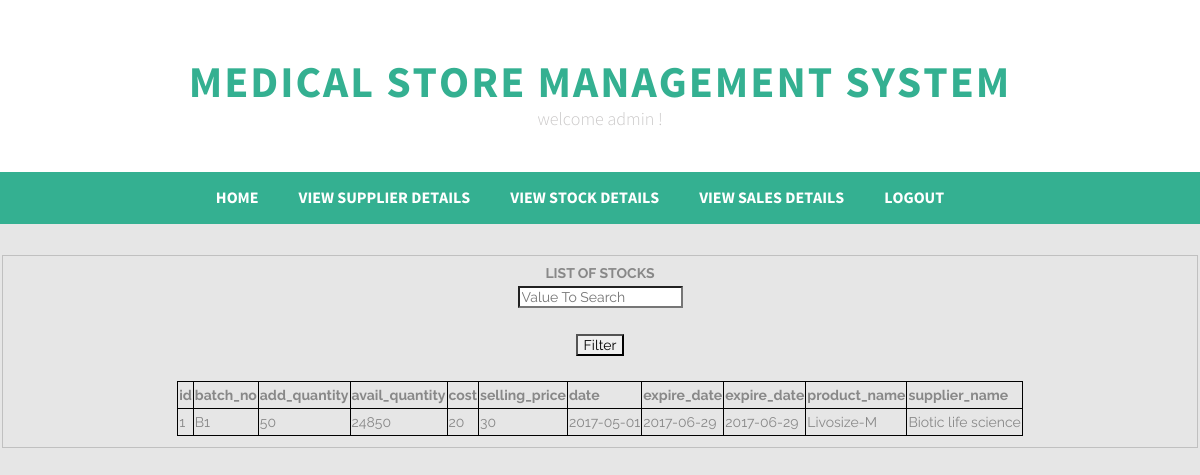
The app's page /search2.php with its own data.
### tables this page shows
CREATE TABLE IF NOT EXISTS `stock_details` (
`id` int(20) unsigned NOT NULL,
  `batch_no` varchar(20) NOT NULL,
  `add_quantity` int(20) DEFAULT NULL,
  `avail_quantity` int(20) NOT NULL,
  `cost` int(20) NOT NULL,
  `selling_price` int(20) NOT NULL,
  `date` date NOT NULL,
  `expire_date` date NOT NULL,
  `tod` varchar(20) NOT NULL,
  `product_name` varchar(20) NOT NULL,
  `supplier_name` varchar(20) NOT NULL
);

### search2.php (the view, shortened to what this page needs)
<!DOCTYPE html>
<html lang="en">
  <head>
    <link href="css/bootstrap.css" rel="stylesheet">
    <link rel="stylesheet" href="css/normalize.css">
    <link rel="stylesheet" href="css/component.css">
    <link rel="stylesheet" href="css/custom-styles.css">
    <link rel="stylesheet" href="css/font-awesome.css">
     <link rel="stylesheet" href="css/demo.css">
    <link rel="stylesheet" href="css/font-awesome-ie7.css">
  </head>
  <body>
    <div class="header-wrapper">
      <div class="site-name">
        <h1>MEDICAL STORE MANAGEMENT SYSTEM</h1>
        <h2>welcome admin !</h2>
      </div>
    </div>
    <div class="menu">
      <div class="navbar">
        <div class="container">
           <div class="navbar-collapse collapse">
            <ul class="nav navbar-nav">
              <li><a href="index1.php">Home</a></li>
              <li><a href="view_supplier_details.php">VIEW SUPPLIER DETAILS</a></li>
              <li><a href="view_stock_details.php">VIEW STOCK DETAILS</a></li>
              <li><a href="view_stock_sales.php">VIEW SALES DETAILS</a></li>
              <li><a href="logout.php">LOGOUT</a></li>
            </ul>
          </div>
        </div>
      </div>
<br><br>
<center>
<fieldset>
  <center><b>LIST  OF  STOCKS</b></center>
<?php
function filterTable($query)
{
    $connect = mysqli_connect("localhost", "root", "", "medicine");
    $filter_Result = mysqli_query($connect, $query);
    return $filter_Result;
}
if(isset($_POST['search']))
{
    $valueToSearch = $_POST['valueToSearch'];
    $query ="SELECT * FROM stock_details WHERE product_name LIKE '%$valueToSearch%' or supplier_name  LIKE '%$valueToSearch%' " ;
    $search_result = filterTable($query);
}
 else {
    $query = "SELECT * FROM `stock_details`";
    $search_result = filterTable($query);
}
?>
<!DOCTYPE html>
<html>
    <head>
    </head>
    <body>
        <form action="search2.php" method="post">
            <input type="text" name="valueToSearch" placeholder="Value To Search"><br><br>
            <input type="submit" name="search" value="Filter"><br><br>
            <table>
                <tr>
                    <th>id</th>
                    <th>batch_no</th>
                    <th>add_quantity</th>
                    <th>avail_quantity</th>
                    <th>cost</th>
                    <th>selling_price</th>
                    <th>date</th>
                    <th>expire_date</th>
                    <th>expire_date</th>
                    <th>product_name</th>
                    <th>supplier_name</th>
                </tr>
                <?php while($row = mysqli_fetch_array($search_result)):?>
                <tr>
                    <td><?php echo $row['id'];?></td>
                    <td><?php echo $row['batch_no'];?></td>
                    <td><?php echo $row['add_quantity'];?></td>
                    <td><?php echo $row['avail_quantity'];?></td>
                    <td><?php echo $row['cost'];?></td>
                    <td><?php echo $row['selling_price'];?></td>
                    <td><?php echo $row['date'];?></td>
                    <td><?php echo $row['expire_date'];?></td>
                    <td><?php echo $row['expire_date'];?></td>
                    <td><?php echo $row['product_name'];?></td>
                    <td><?php echo $row['supplier_name'];?></td>
                </tr>
                <?php endwhile;?>
            </table>
        </form>
    </body>
</html>

### css/component.css (style rules this page uses)
*, *:after, *::before { -webkit-box-sizing: border-box; -moz-box-sizing: border-box; box-sizing: border-box; }
body { font-family: 'Raleway', sans-serif; }

### css/custom-styles.css (style rules this page uses)
body { background: #e6e6e6; color: #888888; font-size: 14px; line-height: 24px; }
h1, h2, h3, h4, h5, h6 { margin: 0; }
.header-wrapper { overflow: hidden; text-align: center; background: #fff; padding-top: 60px; padding-bottom: 40px; }
.site-name { display: inline-block; }
.site-name h1 { margin: 0; font-size: 44px; color: #34b091; font-family: 'source_sans_probold'; text-transform: uppercase; letter-spacing: 2px; }
.site-name h2 { font-size: 18px; line-height: 24px; color: #cac8c8; font-family: 'source_sans_prolight'; }
.menu { text-align: center; background: #34b091; height: 52px; }
.navbar { display: inline-block; margin-bottom: 0; }
.navbar-nav > li > a { color: #fff; font-size: 16px; background-image: none; border: none; font-family: 'source_sans_probold'; text-transform: uppercase; padding: 15px 0px; padding-right: 40px; }

### search2.php (style rules this page uses)
table,tr,th,td { border: 1px solid black; }

### records on screen
stock_details: id "1", batch_no "B1", add_quantity "50", avail_quantity "24850", cost "20", selling_price "30", date "2017-05-01", expire_date "2017-06-29", product_name "Livosize-M", supplier_name "Biotic life science"
